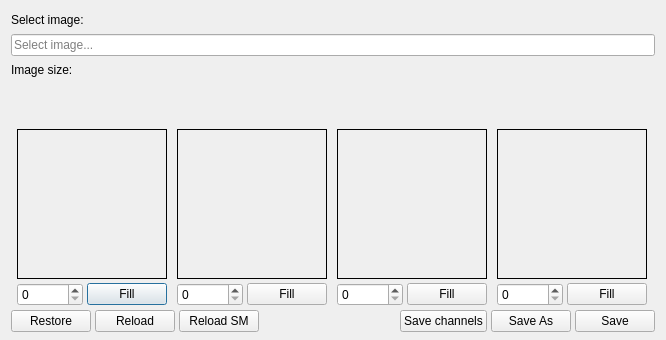
<?xml version="1.0" encoding="UTF-8"?>
<ui version="4.0">
 <class>ImageSplitter</class>
 <widget class="QDialog" name="ImageSplitter">
  <property name="windowModality">
   <enum>Qt::NonModal</enum>
  </property>
  <property name="geometry">
   <rect>
    <x>0</x>
    <y>0</y>
    <width>666</width>
    <height>340</height>
   </rect>
  </property>
  <property name="sizePolicy">
   <sizepolicy hsizetype="Minimum" vsizetype="Minimum">
    <horstretch>0</horstretch>
    <verstretch>0</verstretch>
   </sizepolicy>
  </property>
  <property name="minimumSize">
   <size>
    <width>666</width>
    <height>340</height>
   </size>
  </property>
  <property name="maximumSize">
   <size>
    <width>666</width>
    <height>340</height>
   </size>
  </property>
  <property name="windowTitle">
   <string>Image Splitter</string>
  </property>
  <property name="sizeGripEnabled">
   <bool>false</bool>
  </property>
  <property name="modal">
   <bool>false</bool>
  </property>
  <layout class="QVBoxLayout" name="verticalLayout_8">
   <property name="spacing">
    <number>4</number>
   </property>
   <property name="topMargin">
    <number>10</number>
   </property>
   <property name="bottomMargin">
    <number>8</number>
   </property>
   <item>
    <layout class="QVBoxLayout" name="verticalLayout_6">
     <item>
      <widget class="QLabel" name="label">
       <property name="maximumSize">
        <size>
         <width>16777215</width>
         <height>20</height>
        </size>
       </property>
       <property name="text">
        <string>Select image:</string>
       </property>
      </widget>
     </item>
     <item>
      <widget class="FilePathBrowser" name="path">
       <property name="placeholderText">
        <string>Select image...</string>
       </property>
      </widget>
     </item>
     <item>
      <layout class="QHBoxLayout" name="horizontalLayout_8">
       <item>
        <widget class="QLabel" name="label_2">
         <property name="maximumSize">
          <size>
           <width>16777215</width>
           <height>20</height>
          </size>
         </property>
         <property name="text">
          <string>Image size:</string>
         </property>
        </widget>
       </item>
       <item>
        <widget class="QLabel" name="ImageSizeLbl">
         <property name="maximumSize">
          <size>
           <width>16777215</width>
           <height>20</height>
          </size>
         </property>
         <property name="text">
          <string/>
         </property>
        </widget>
       </item>
       <item>
        <spacer name="horizontalSpacer_2">
         <property name="orientation">
          <enum>Qt::Horizontal</enum>
         </property>
         <property name="sizeHint" stdset="0">
          <size>
           <width>40</width>
           <height>20</height>
          </size>
         </property>
        </spacer>
       </item>
      </layout>
     </item>
    </layout>
   </item>
   <item>
    <layout class="QHBoxLayout" name="horizontalLayout_4">
     <item>
      <layout class="QVBoxLayout" name="verticalLayout_12">
       <property name="sizeConstraint">
        <enum>QLayout::SetMinimumSize</enum>
       </property>
       <item>
        <widget class="QLabel" name="redIconLbl">
         <property name="text">
          <string/>
         </property>
         <property name="pixmap">
          <pixmap resource="QtIcons.qrc">:/QtIconsTextureDialog/red.png</pixmap>
         </property>
         <property name="alignment">
          <set>Qt::AlignCenter</set>
         </property>
        </widget>
       </item>
       <item>
        <widget class="ImageArea" name="redImgLbl">
         <property name="sizePolicy">
          <sizepolicy hsizetype="Expanding" vsizetype="Preferred">
           <horstretch>0</horstretch>
           <verstretch>0</verstretch>
          </sizepolicy>
         </property>
         <property name="minimumSize">
          <size>
           <width>150</width>
           <height>150</height>
          </size>
         </property>
         <property name="maximumSize">
          <size>
           <width>150</width>
           <height>150</height>
          </size>
         </property>
         <property name="toolTip">
          <string>Drag png or click to select file.</string>
         </property>
         <property name="frameShape">
          <enum>QFrame::Box</enum>
         </property>
         <property name="text">
          <string/>
         </property>
         <property name="alignment">
          <set>Qt::AlignCenter</set>
         </property>
        </widget>
       </item>
       <item>
        <layout class="QHBoxLayout" name="horizontalLayout_11">
         <property name="topMargin">
          <number>0</number>
         </property>
         <item>
          <widget class="QSpinBox" name="redSpinBox">
           <property name="maximum">
            <number>255</number>
           </property>
          </widget>
         </item>
         <item>
          <widget class="QPushButton" name="redFillBtn">
           <property name="text">
            <string>Fill</string>
           </property>
          </widget>
         </item>
        </layout>
       </item>
      </layout>
     </item>
     <item>
      <layout class="QVBoxLayout" name="verticalLayout_7">
       <item>
        <layout class="QVBoxLayout" name="verticalLayout_10">
         <item>
          <widget class="QLabel" name="greenIconLbl">
           <property name="text">
            <string/>
           </property>
           <property name="pixmap">
            <pixmap resource="QtIcons.qrc">:/QtIconsTextureDialog/green.png</pixmap>
           </property>
           <property name="alignment">
            <set>Qt::AlignCenter</set>
           </property>
          </widget>
         </item>
         <item>
          <widget class="ImageArea" name="greenImgLbl">
           <property name="sizePolicy">
            <sizepolicy hsizetype="Expanding" vsizetype="Preferred">
             <horstretch>0</horstretch>
             <verstretch>0</verstretch>
            </sizepolicy>
           </property>
           <property name="minimumSize">
            <size>
             <width>150</width>
             <height>150</height>
            </size>
           </property>
           <property name="maximumSize">
            <size>
             <width>150</width>
             <height>150</height>
            </size>
           </property>
           <property name="toolTip">
            <string>Drag png or click to select file.</string>
           </property>
           <property name="frameShape">
            <enum>QFrame::Box</enum>
           </property>
           <property name="text">
            <string/>
           </property>
           <property name="alignment">
            <set>Qt::AlignCenter</set>
           </property>
          </widget>
         </item>
         <item>
          <layout class="QHBoxLayout" name="horizontalLayout_9">
           <property name="topMargin">
            <number>0</number>
           </property>
           <item>
            <widget class="QSpinBox" name="greenSpinBox">
             <property name="maximum">
              <number>255</number>
             </property>
            </widget>
           </item>
           <item>
            <widget class="QPushButton" name="greenFillBtn">
             <property name="text">
              <string>Fill</string>
             </property>
            </widget>
           </item>
          </layout>
         </item>
        </layout>
       </item>
      </layout>
     </item>
     <item>
      <layout class="QVBoxLayout" name="verticalLayout_11">
       <item>
        <widget class="QLabel" name="greenIconLbl_2">
         <property name="text">
          <string/>
         </property>
         <property name="pixmap">
          <pixmap resource="QtIcons.qrc">:/QtIconsTextureDialog/blue.png</pixmap>
         </property>
         <property name="alignment">
          <set>Qt::AlignCenter</set>
         </property>
        </widget>
       </item>
       <item>
        <widget class="ImageArea" name="blueImgLbl">
         <property name="sizePolicy">
          <sizepolicy hsizetype="Expanding" vsizetype="Preferred">
           <horstretch>0</horstretch>
           <verstretch>0</verstretch>
          </sizepolicy>
         </property>
         <property name="minimumSize">
          <size>
           <width>150</width>
           <height>150</height>
          </size>
         </property>
         <property name="maximumSize">
          <size>
           <width>150</width>
           <height>150</height>
          </size>
         </property>
         <property name="toolTip">
          <string>Drag png or click to select file.</string>
         </property>
         <property name="frameShape">
          <enum>QFrame::Box</enum>
         </property>
         <property name="text">
          <string/>
         </property>
         <property name="alignment">
          <set>Qt::AlignCenter</set>
         </property>
        </widget>
       </item>
       <item>
        <layout class="QHBoxLayout" name="horizontalLayout_10">
         <property name="topMargin">
          <number>0</number>
         </property>
         <item>
          <widget class="QSpinBox" name="blueSpinBox">
           <property name="maximum">
            <number>255</number>
           </property>
          </widget>
         </item>
         <item>
          <widget class="QPushButton" name="blueFillBtn">
           <property name="text">
            <string>Fill</string>
           </property>
          </widget>
         </item>
        </layout>
       </item>
      </layout>
     </item>
     <item>
      <layout class="QVBoxLayout" name="verticalLayout_13">
       <item>
        <widget class="QLabel" name="blackIconLbl">
         <property name="text">
          <string/>
         </property>
         <property name="pixmap">
          <pixmap resource="QtIcons.qrc">:/QtIconsTextureDialog/alpha.png</pixmap>
         </property>
         <property name="alignment">
          <set>Qt::AlignCenter</set>
         </property>
        </widget>
       </item>
       <item>
        <widget class="ImageArea" name="alphaImgLbl">
         <property name="sizePolicy">
          <sizepolicy hsizetype="Expanding" vsizetype="Preferred">
           <horstretch>0</horstretch>
           <verstretch>0</verstretch>
          </sizepolicy>
         </property>
         <property name="minimumSize">
          <size>
           <width>150</width>
           <height>150</height>
          </size>
         </property>
         <property name="maximumSize">
          <size>
           <width>150</width>
           <height>150</height>
          </size>
         </property>
         <property name="toolTip">
          <string>Drag png or click to select file.</string>
         </property>
         <property name="frameShape">
          <enum>QFrame::Box</enum>
         </property>
         <property name="text">
          <string/>
         </property>
         <property name="alignment">
          <set>Qt::AlignCenter</set>
         </property>
        </widget>
       </item>
       <item>
        <layout class="QHBoxLayout" name="horizontalLayout_12">
         <property name="topMargin">
          <number>0</number>
         </property>
         <item>
          <widget class="QSpinBox" name="alphaSpinBox">
           <property name="maximum">
            <number>255</number>
           </property>
          </widget>
         </item>
         <item>
          <widget class="QPushButton" name="alphaFillBtn">
           <property name="text">
            <string>Fill</string>
           </property>
          </widget>
         </item>
        </layout>
       </item>
      </layout>
     </item>
    </layout>
   </item>
   <item>
    <layout class="QHBoxLayout" name="horizontalLayout_5">
     <item>
      <layout class="QVBoxLayout" name="verticalLayout_14">
       <item>
        <widget class="QPushButton" name="restoreBtn">
         <property name="maximumSize">
          <size>
           <width>100</width>
           <height>16777215</height>
          </size>
         </property>
         <property name="text">
          <string>Restore</string>
         </property>
        </widget>
       </item>
      </layout>
     </item>
     <item>
      <layout class="QHBoxLayout" name="horizontalLayout_13">
       <item>
        <widget class="QPushButton" name="reload">
         <property name="toolTip">
          <string>Realod image</string>
         </property>
         <property name="text">
          <string>Reload</string>
         </property>
         <property name="icon">
          <iconset resource="QtIcons.qrc">
           <normaloff>:/QtIcons/reloadtextures.png</normaloff>:/QtIcons/reloadtextures.png</iconset>
         </property>
        </widget>
       </item>
       <item>
        <widget class="QPushButton" name="reloadSpecular">
         <property name="toolTip">
          <string>Reload Specular Map</string>
         </property>
         <property name="text">
          <string>Reload SM</string>
         </property>
         <property name="icon">
          <iconset resource="QtIcons.qrc">
           <normaloff>:/QtIcons/refresh.png</normaloff>:/QtIcons/refresh.png</iconset>
         </property>
        </widget>
       </item>
       <item>
        <spacer name="horizontalSpacer">
         <property name="orientation">
          <enum>Qt::Horizontal</enum>
         </property>
         <property name="sizeHint" stdset="0">
          <size>
           <width>40</width>
           <height>20</height>
          </size>
         </property>
        </spacer>
       </item>
       <item>
        <widget class="QPushButton" name="saveChannelsBtn">
         <property name="maximumSize">
          <size>
           <width>200</width>
           <height>16777215</height>
          </size>
         </property>
         <property name="text">
          <string>Save channels</string>
         </property>
        </widget>
       </item>
       <item>
        <widget class="QPushButton" name="saveAsBtn">
         <property name="maximumSize">
          <size>
           <width>200</width>
           <height>16777215</height>
          </size>
         </property>
         <property name="text">
          <string>Save As</string>
         </property>
        </widget>
       </item>
       <item>
        <widget class="QPushButton" name="saveBtn">
         <property name="maximumSize">
          <size>
           <width>200</width>
           <height>16777215</height>
          </size>
         </property>
         <property name="text">
          <string>Save</string>
         </property>
        </widget>
       </item>
      </layout>
     </item>
    </layout>
   </item>
  </layout>
 </widget>
 <customwidgets>
  <customwidget>
   <class>ImageArea</class>
   <extends>QLabel</extends>
   <header>Classes/Qt/ImageSplitterDialog/ImageArea.h</header>
  </customwidget>
  <customwidget>
   <class>FilePathBrowser</class>
   <extends>QLineEdit</extends>
   <header>Tools/Widgets/FilePathBrowser.h</header>
  </customwidget>
 </customwidgets>
 <tabstops>
  <tabstop>redSpinBox</tabstop>
  <tabstop>redFillBtn</tabstop>
  <tabstop>greenSpinBox</tabstop>
  <tabstop>greenFillBtn</tabstop>
  <tabstop>blueSpinBox</tabstop>
  <tabstop>blueFillBtn</tabstop>
  <tabstop>alphaSpinBox</tabstop>
  <tabstop>alphaFillBtn</tabstop>
  <tabstop>restoreBtn</tabstop>
  <tabstop>reload</tabstop>
  <tabstop>reloadSpecular</tabstop>
  <tabstop>saveChannelsBtn</tabstop>
  <tabstop>saveAsBtn</tabstop>
  <tabstop>saveBtn</tabstop>
 </tabstops>
 <resources>
  <include location="QtIcons.qrc"/>
 </resources>
 <connections/>
</ui>
